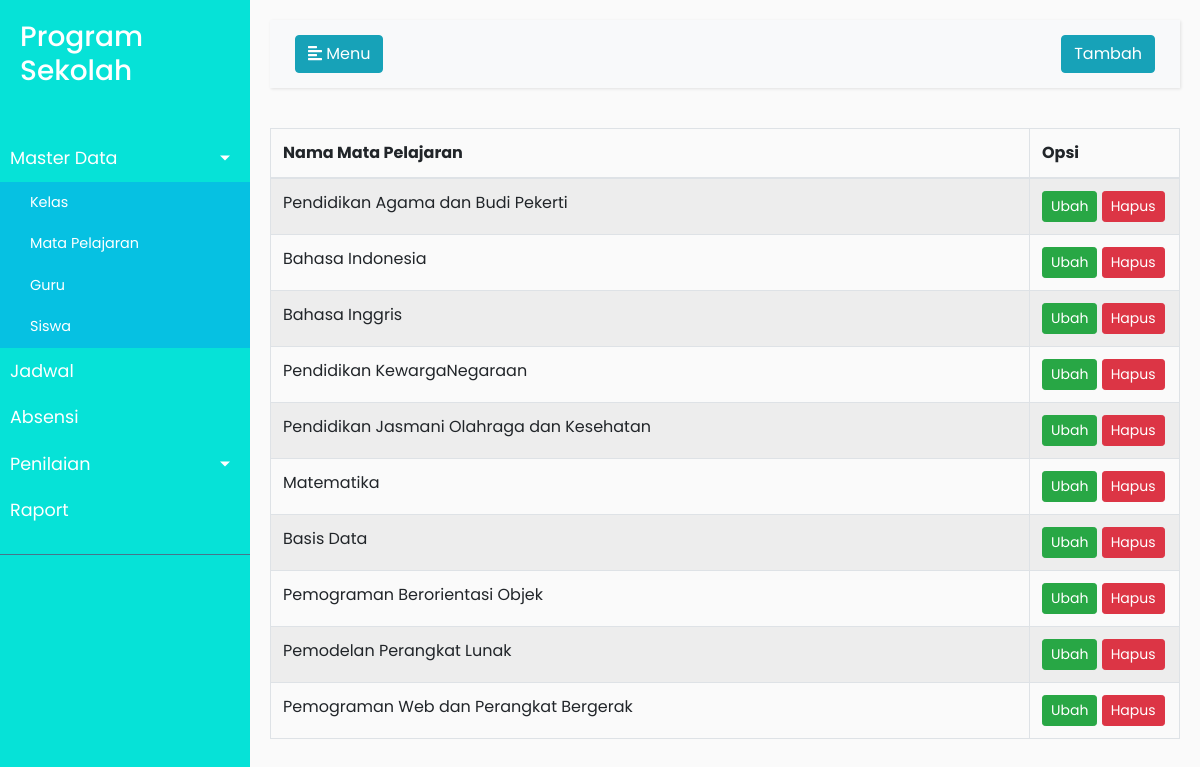
Page /mastermapel.php on the committed database.
### tables this page shows
CREATE TABLE `mapel` (
  `Id` int(11) NOT NULL,
  `nama` varchar(255) DEFAULT NULL
);

### mastermapel.php (the view, shortened to what this page needs)
<?php include "header.php";?>
        <div id="content">
            <nav class="navbar navbar-expand-lg navbar-light bg-light">
                <div class="container-fluid">
                    <button type="button" id="sidebarCollapse" class="btn btn-info">
                        <i class="fas fa-align-left"></i>
                        <span>Menu</span>
                    </button>
                     <div class="collapse navbar-collapse" id="navbarSupportedContent">
                            <ul class="nav navbar-nav ml-auto">
                                <li class="nav-item active">
                                    <a class="btn btn-info" href="tambahmapel.php">Tambah</a>
                                </li>
                            </ul>
                        </div>
                </div>
            </nav>
            <?php include "koneksimysql.php";?>
            <table id="example" class="table table-striped table-bordered" style="width:100%">
                    <thead>
                        <tr>
                            <th>Nama Mata Pelajaran</th>
                            <th width="150px">Opsi</th>
                        </tr>
                    </thead>
                    <tbody>
                        <?php
                            $sql=$conn->query("select * from mapel");
                            while($rs=$sql->fetch_object()){
                        ?>
                            <tr>
                                <td><?php echo $rs->nama;?></td>
                                <td><a class="btn btn-success btn-sm" href="tambahmapel.php?id=<?php echo $rs->Id;?>">Ubah</a>
                                <a class="btn btn-danger btn-sm" onclick="return confirm('Apakah anda yakin ingin menghapus data ini ?');" href="hapusmapel.php?id=<?php echo $rs->Id;?>">Hapus</td>
                            </tr>
                        <?php
                            }
                        ?>
                    </tbody>
            </table>
        </div>
    </div>
    <?php include "footer.php";?>

### style.css (style rules this page uses)
body { font-family: 'Poppins', sans-serif; background: #fafafa; }
a, a:hover, a:focus { color: inherit; text-decoration: none; transition: all 0.3s; }
.navbar { padding: 15px 10px; background: #fff; border: none; border-radius: 0; margin-bottom: 40px; box-shadow: 1px 1px 3px rgba(0, 0, 0, 0.1); }
#content { width: 100%; padding: 20px; min-height: 100vh; transition: all 0.3s; }

### rows in the picture
mapel: nama "Pendidikan Agama dan Budi Pekerti"
mapel: nama "Bahasa Indonesia"
mapel: nama "Bahasa Inggris"
mapel: nama "Pendidikan KewargaNegaraan"
mapel: nama "Pendidikan Jasmani Olahraga dan Kesehatan"
mapel: nama "Matematika"
mapel: nama "Basis Data"
mapel: nama "Pemograman Berorientasi Objek"
mapel: nama "Pemodelan Perangkat Lunak"
mapel: nama "Pemograman Web dan Perangkat Bergerak"
